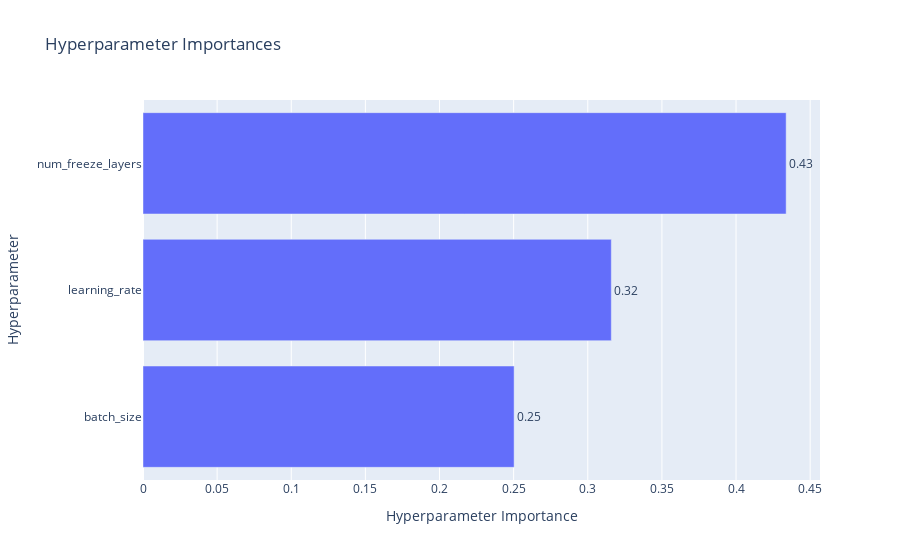

Notebook cell for this chart:
### Code cell
plot_param_importances(study)

### Figure 1 — Plotly figure (JSON) as saved in the notebook; plotly's stock layout.template omitted (floating-point values rounded to 4 significant figures)
{"data": [{"cliponaxis": false, "hovertemplate": ["batch_size (IntDistribution): 0.25032097845346996<extra></extra>", "learning_rate (FloatDistribution): 0.3158766677410088<extra></extra>", "num_freeze_layers (CategoricalDistribution): 0.4338023538055213<extra></extra>"], "name": "Objective Value", "orientation": "h", "text": ["0.25", "0.32", "0.43"], "textposition": "outside", "type": "bar", "x": [0.2503, 0.3159, 0.4338], "y": ["batch_size", "learning_rate", "num_freeze_layers"]}], "layout": {"title": {"text": "Hyperparameter Importances"}, "xaxis": {"title": {"text": "Hyperparameter Importance"}}, "yaxis": {"title": {"text": "Hyperparameter"}}}}
